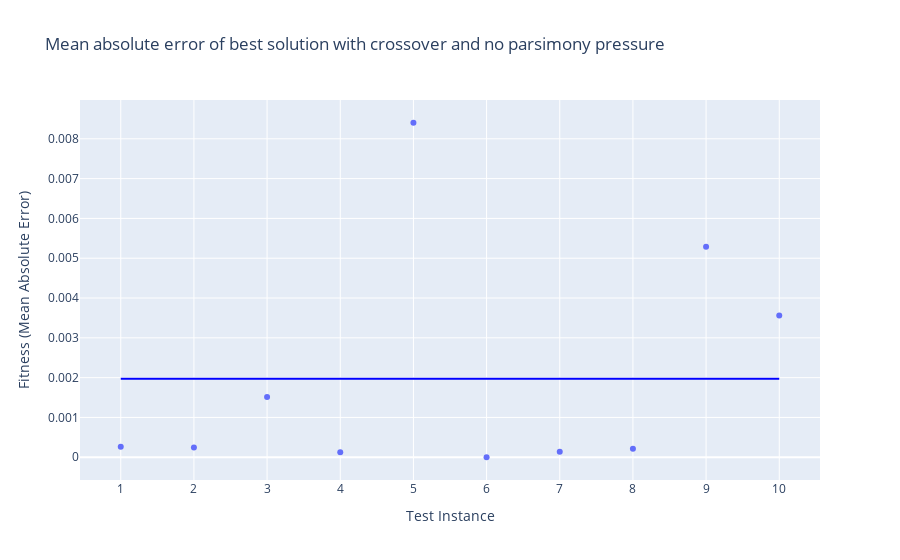

Notebook source saved alongside this figure:
### Code cell
#Mean absolute error of best solution with crossover and no parsimony pressure

#x is generations
#y is node size
xAxis = []
for i in range(len(bestRunsTree)):
    xAxis.append(i + 1)

data = {'Test Instance': xAxis,
        'Fitness (Mean Absolute Error)': mae}

df = pd.DataFrame(data)  


fig = px.scatter(df, x = "Test Instance", y="Fitness (Mean Absolute Error)",
             title="Mean absolute error of best solution with crossover and no parsimony pressure")

fig.update_layout(
    xaxis = dict(
        tickmode = 'linear',
        tick0 = 0,
        dtick = 1
    )
)
average = sum(mae) / len(mae)
#fig.add_hline(average)

fig.add_shape(type='line',
                x0=1,
                y0=average,
                x1=10,
                y1=average,
                line=dict(color='Blue',),
                xref='x',
                yref='y'
)

fig.write_image("with_crossover-mae.pdf")


fig.show()

### Figure 1 — Plotly figure (JSON) as saved in the notebook; plotly's stock layout.template omitted (floating-point values rounded to 4 significant figures)
{"data": [{"hovertemplate": "Test Instance=%{x}<br>Fitness (Mean Absolute Error)=%{y}<extra></extra>", "legendgroup": "", "marker": {"color": "#636efa", "symbol": "circle"}, "mode": "markers", "name": "", "orientation": "v", "showlegend": false, "type": "scatter", "x": [1, 2, 3, 4, 5, 6, 7, 8, 9, 10], "xaxis": "x", "y": [0.000263, 0.0002453, 0.001514, 0.0001261, 0.008403, 2.931e-07, 0.000141, 0.0002118, 0.005291, 0.003559], "yaxis": "y"}], "layout": {"legend": {"tracegroupgap": 0}, "shapes": [{"line": {"color": "Blue"}, "type": "line", "x0": 1, "x1": 10, "xref": "x", "y0": 0.001975, "y1": 0.001975, "yref": "y"}], "title": {"text": "Mean absolute error of best solution with crossover and no parsimony pressure"}, "xaxis": {"anchor": "y", "domain": [0, 1], "dtick": 1, "tick0": 0, "tickmode": "linear", "title": {"text": "Test Instance"}}, "yaxis": {"anchor": "x", "domain": [0, 1], "title": {"text": "Fitness (Mean Absolute Error)"}}}}
